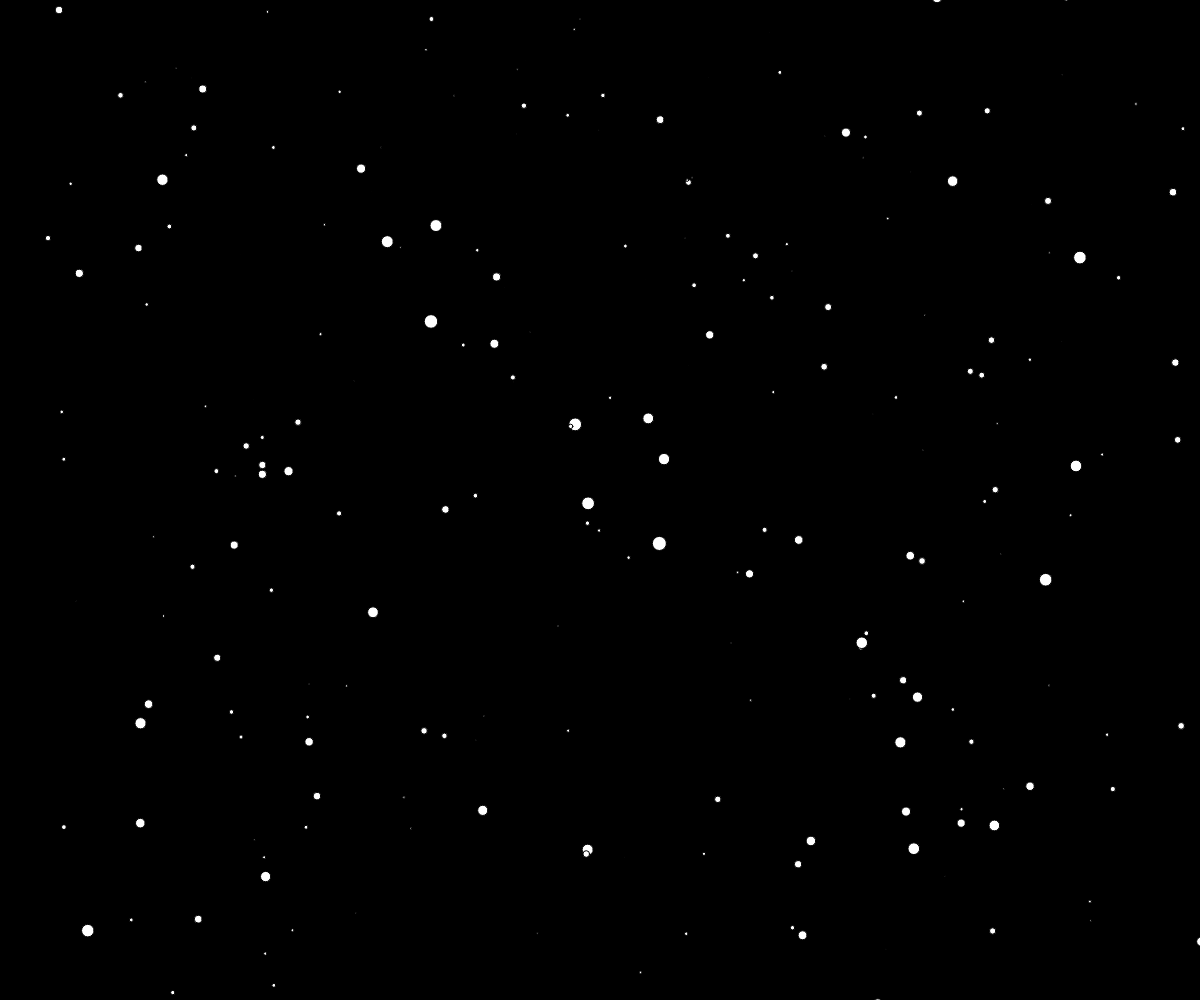
Frame 1 (no input)
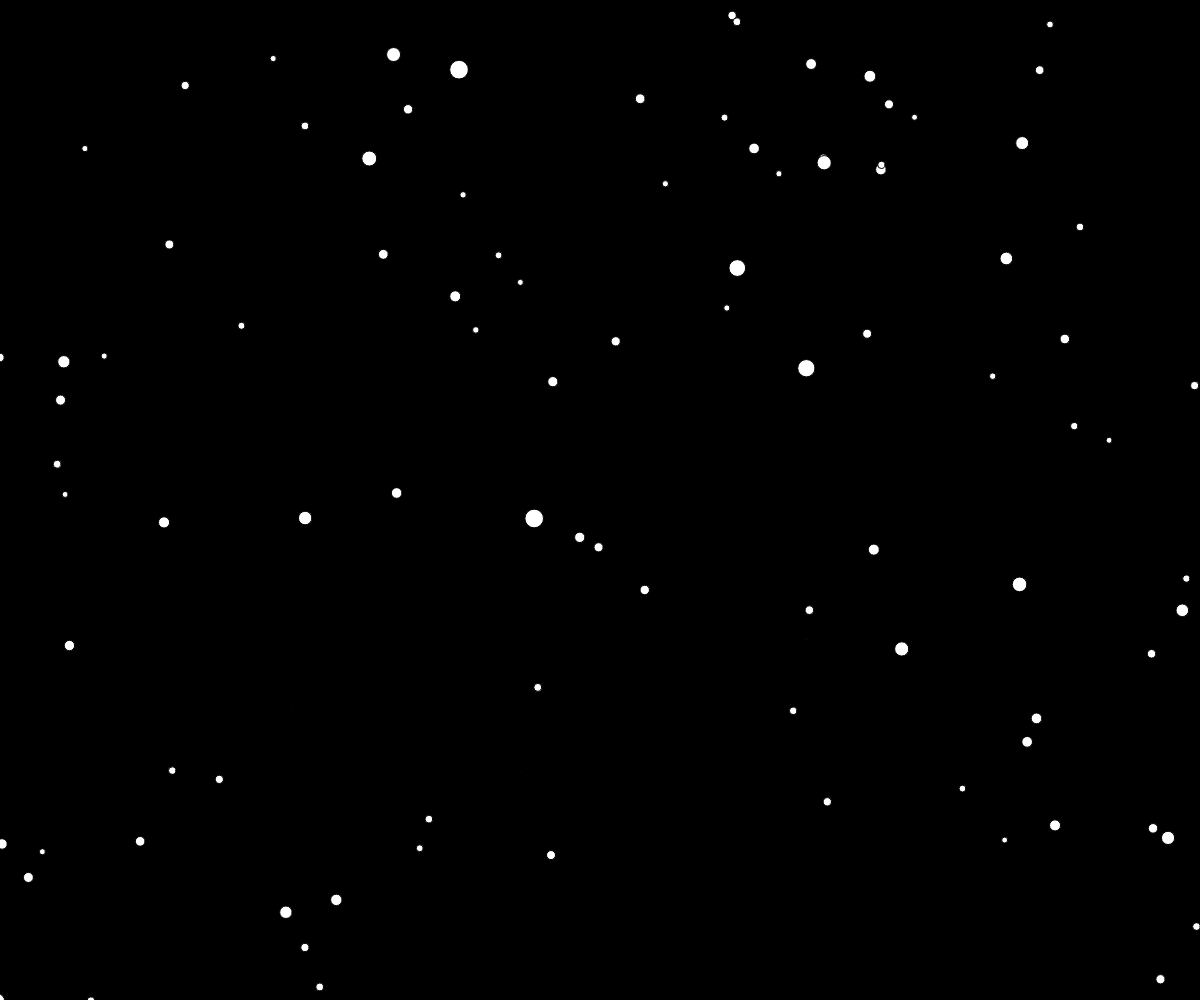
Frame 60 (no input)
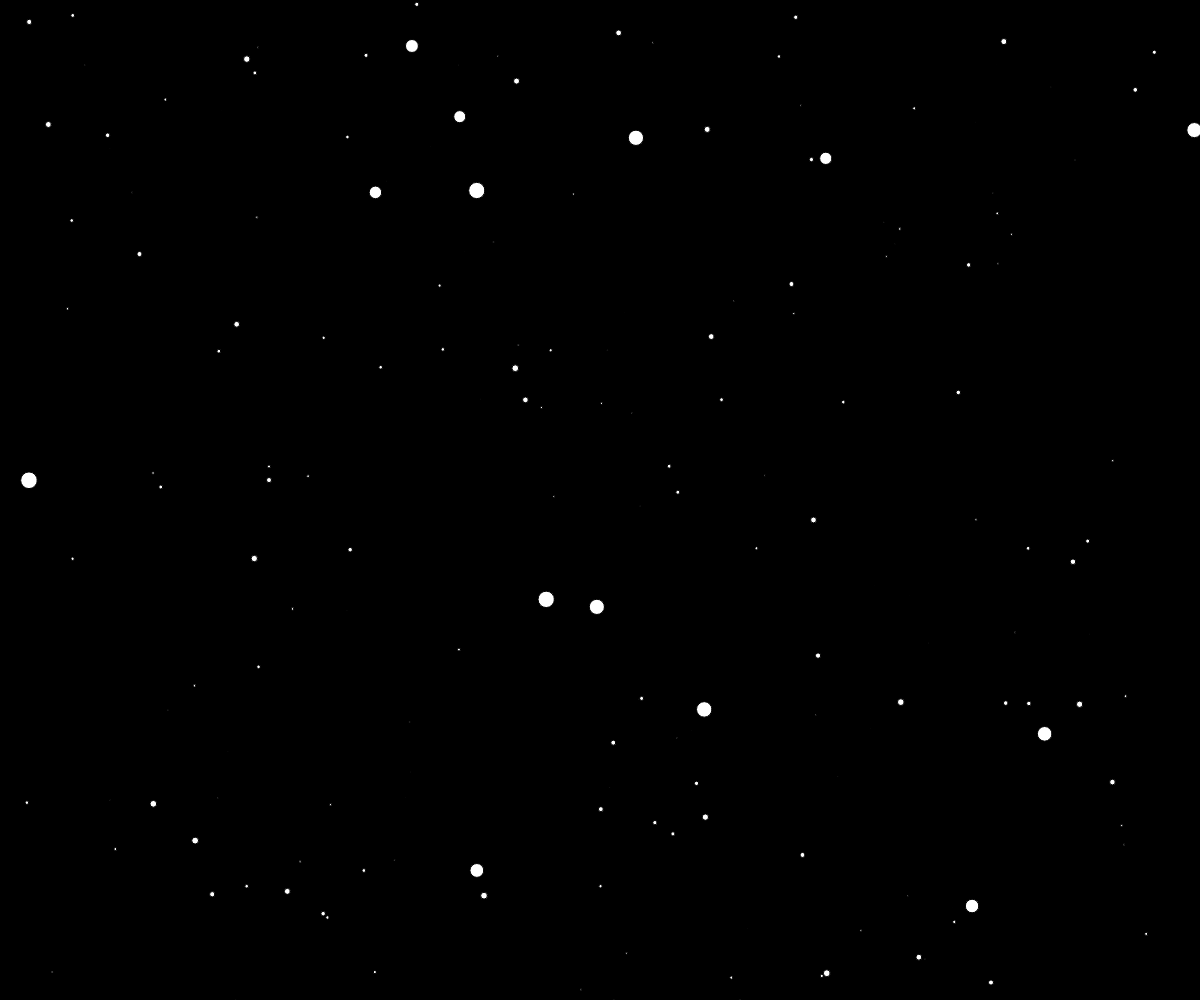
Frame 120 (the mouse pressed at the canvas centre since frame 60)

The p5.js sketch that drew these frames (run headless with seeded random() and noise() and a simulated clock; from frame 60 on, the mouse is pressed at the canvas centre):

// p5.js sketch
// ── sketch.js
let sky = []

window.onresize = setup

function setup() {
  createCanvas(window.innerWidth, window.innerHeight)
  sky = []
  for (let i = 0; i < 500; i++) {
    sky.push(new Star())
  }
}

function draw() {
  background(0)
  translate(width / 2, height / 2)
  for (let i = 0; i < 500; i++) {
    sky[i].update()
    sky[i].draw()
  }
}

class Star {
  constructor() {
    this.x = random(-5000, 5000)
    this.y = random(-5000, 5000)
    this.z = random(500, 2000)
  }
  reset() {
    this.x = random(-5000, 5000)
    this.y = random(-5000, 5000)
    this.z = 2000
  }
  update() {
    this.z -= 10
    if (this.z <= 0) {
      this.reset()
    }
  }
  draw() {
    let offsetX = (100 * this.x) / this.z
    let offsetY = (100 * this.y) / this.z
    let scl = (2000 - this.z) / 2000
    push()
    translate(offsetX, offsetY)
    fill(255)
    ellipse(offsetX, offsetY, 20 * scl, 20 * scl)
    pop()
  }
}

// ── starfield.html
<html>
  <head>
    <script src="sketch.js"></script>
    <script src="https://cdnjs.cloudflare.com/ajax/libs/p5.js/0.9.0/p5.js"></script>
    <style>
      body {
        margin: 0;
        padding: 0;
      }
    </style>
  </head>

  <body></body>
</html>
